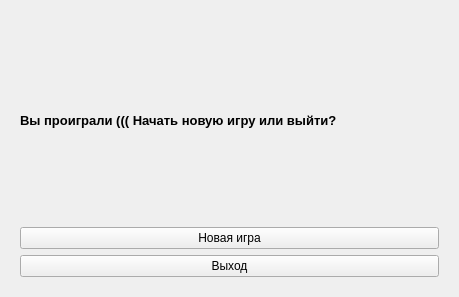
<?xml version="1.0" encoding="UTF-8"?>
<ui version="4.0">
 <class>Form</class>
 <widget class="QWidget" name="Form">
  <property name="geometry">
   <rect>
    <x>0</x>
    <y>0</y>
    <width>459</width>
    <height>297</height>
   </rect>
  </property>
  <property name="windowTitle">
   <string>Form</string>
  </property>
  <layout class="QVBoxLayout" name="verticalLayout">
   <item>
    <widget class="QWidget" name="widget" native="true">
     <layout class="QVBoxLayout" name="verticalLayout_2">
      <item>
       <widget class="QLabel" name="label">
        <property name="font">
         <font>
          <family>MS Shell Dlg 2</family>
          <pointsize>10</pointsize>
          <weight>75</weight>
          <bold>true</bold>
         </font>
        </property>
        <property name="text">
         <string>Вы проиграли ((( Начать новую игру или выйти?</string>
        </property>
       </widget>
      </item>
      <item>
       <widget class="QPushButton" name="okButton">
        <property name="text">
         <string>Новая игра</string>
        </property>
       </widget>
      </item>
      <item>
       <widget class="QPushButton" name="exitButton">
        <property name="text">
         <string>Выход</string>
        </property>
       </widget>
      </item>
     </layout>
    </widget>
   </item>
  </layout>
 </widget>
 <resources/>
 <connections/>
</ui>
